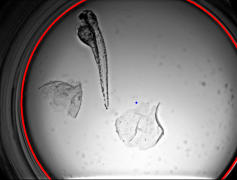
#> input picture src/zf.png, 237 x 180 px
$ python -i sobel_edge_filter.py   (imports and definitions only)
#> lines starting #> are read from the running program, lines starting #| are printed output that depends on the picture
#> further down, picture is the input picture: shape (180, 237, 3); mean B, G, R 129.8, 129.8, 133
import numpy as np
import cv2 as cv
from skimage.exposure import equalize_hist

from src.models import InputImage
from src.terminal_msg import msg


def sobel(img: np.ndarray, equalized=True) -> np.ndarray:
    """
    Performs Sobel filtering on a 2D grayscale image

    :param equalized:
    :param img: input image
    :return: Sobel (edge) filtered image
    """
#> called with equalized = True
    ddepth = cv.CV_16S
    grad_x = cv.Sobel(src=img, ddepth=ddepth, dx=1, dy=0, ksize=3)
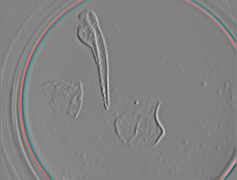
#> grad_x: shape (180, 237, 3) int16; mean B, G, R 1.2, 1.2, 1.5; drawn with min black and max white
    grad_y = cv.Sobel(src=img, ddepth=ddepth, dx=0, dy=1, ksize=3)
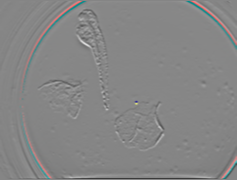
#> grad_y: shape (180, 237, 3) int16; mean B, G, R 4.4, 4.4, 4.2; drawn with min black and max white

    abs_grad_x = cv.convertScaleAbs(grad_x)
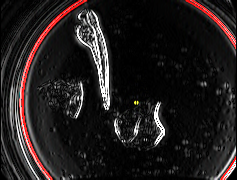
#> abs_grad_x: shape (180, 237, 3); mean B, G, R 29, 29, 34.1
    abs_grad_y = cv.convertScaleAbs(grad_y)
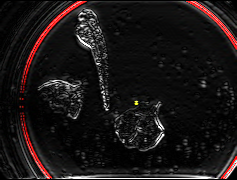
#> abs_grad_y: shape (180, 237, 3); mean B, G, R 21.5, 21.6, 26.2

    grad = cv.addWeighted(abs_grad_x, 0.5, abs_grad_y, 0.5, 0)
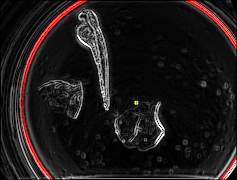
#> grad: shape (180, 237, 3); mean B, G, R 25.2, 25.3, 30.2
    if equalized:
        eq_grad = equalize_hist(grad)  # Equalizing values for better separation
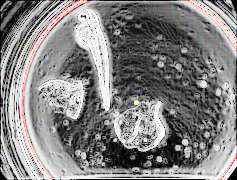
#> eq_grad: shape (180, 237, 3) float64; mean B, G, R 0.513, 0.512, 0.519
        return eq_grad
    else:
        return grad


# [3 lines that did not run here, left out]

>>> import cv2
>>> picture = cv2.imread('../zf.png')
>>> result = sobel(picture)
